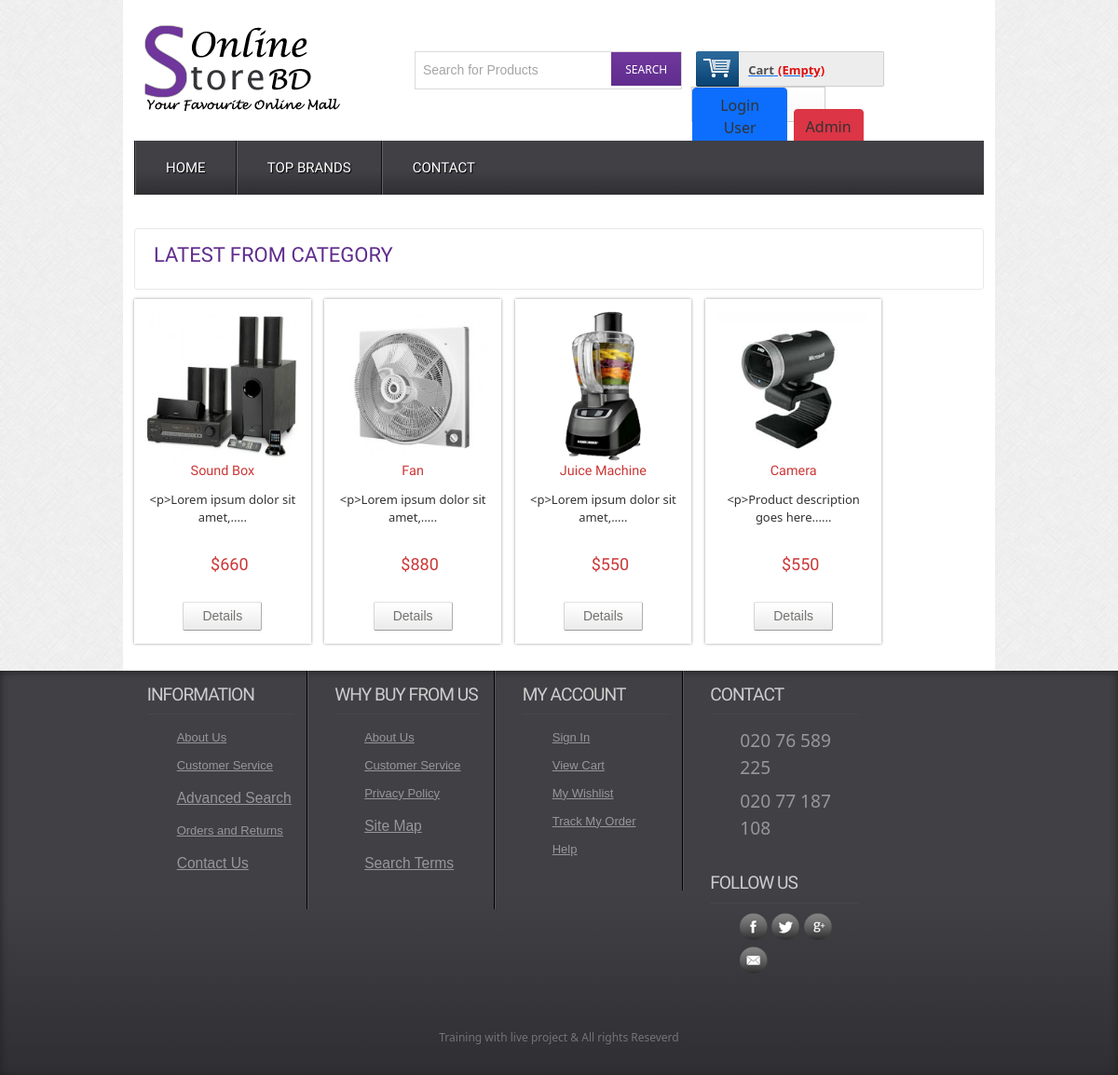
The app's page /productbycat.php?catId=22 with its own data.
### tables this page shows
CREATE TABLE `tbl_product` (
  `productId` int(11) NOT NULL,
  `productName` varchar(255) NOT NULL,
  `catId` int(11) NOT NULL,
  `brandId` int(11) NOT NULL,
  `body` text NOT NULL,
  `price` float NOT NULL,
  `image` varchar(255) NOT NULL,
  `type` tinyint(4) NOT NULL DEFAULT 0
);

### classes/Product.php (called while the page is built, shortened)
<?php
$filepath = realpath(dirname(__FILE__));
include_once($filepath.'/../lib/Database.php');
include_once($filepath.'/../helpers/Format.php');
 ?>
<?php
class Product
{
    private $db;
    public function __construct()
    {
        $this->db = new Database();
    }
    public function productByCat($catId)
    {
        $catId  = mysqli_real_escape_string($this->db->link, $catId);
        $query  = "SELECT * FROM tbl_product WHERE catId = '$catId'";
        $result = $this->db->select($query);
        return $result;
    }
}

### lib/Database.php (called while the page is built, shortened)
<?php
class Database
{
    public $host   = DB_HOST;
    public $user   = DB_USER;
    public $pass   = DB_PASS;
    public $dbname = DB_NAME;
    public $link;
    private function connectDB()
    {
        $this->link = new mysqli(
            $this->host,
            $this->user,
            $this->pass,
            $this->dbname
        );
    }
    public function select($query)
    {
        $result = $this->link->query($query) or
        die($this->link->error . __LINE__);
        if ($result->num_rows > 0) {
            return $result;
        } else {
            return false;
        }
    }
}

### helpers/Format.php (called while the page is built, shortened)
<?php
class Format
{
    public function textShorten($text, $limit = 400)
    {
        $text = $text . " ";
        $text = substr($text, 0, $limit);
        $text = substr($text, 0, strrpos($text, ' '));
        $text = $text . ".....";
        return $text;
    }
}

### productbycat.php (the view, shortened to what this page needs)
<?php include 'inc/header.php'; ?>
<?php
if (!isset($_GET['catId']) || $_GET['catId'] == null) {
    echo "<script>window.location = '404.php';</script>";
} else {
    $catId = preg_replace('/[^-a-zA-Z0-9_]/', '', $_GET['catId']);
}
 ?>
 <div class="main">
    <div class="content">
    	<div class="content_top">
    		<div class="heading">
    		<h3>Latest from Category</h3>
    		</div>
    	</div>
	      <div class="section group">
	      	<?php
              $productByCat = $pd->productByCat($catId);
              if ($productByCat) {
                  while ($result = $productByCat->fetch_assoc()) {
                      ?>
				<div class="grid_1_of_4 images_1_of_4">
					 <a href="details.php?proId=<?php echo $result['productId']; ?>"><img src="admin/<?php echo $result['image']; ?>" alt="" /></a>
					 <h2><?php echo $result['productName']; ?></h2>
					 <p><?php echo $fm->textShorten($result['body'], 40); ?></p>
					 <p><span class="price">$<?php echo $result['price']; ?></span></p>
				     <div class="button"><span><a href="details.php?proId=<?php echo $result['productId']; ?>" class="details">Details</a></span></div>
				</div>
				<?php
                  }
              } else {
                  echo "<script>window.location = '404.php';</script>";
              } ?>
			</div>
    </div>
 </div>
<?php include 'inc/footer.php'; ?>

### css/style.css (style rules this page uses)
html,body,div,span,applet,object,iframe,h1,h2,h3,h4,h5,h6,p,blockquote,pre,a,abbr,acronym,address,big,cite,code,del,dfn,em,img,ins,kbd,q,s,samp,small,strike,strong,sub,sup,tt,var,b,u,i,dl,dt,dd,ol,nav ul,nav li,fieldset,form,label,legend,table,caption,tbody,tfoot,thead,tr,th,td,article,aside,canvas,details,embed,figure,figcaption,footer,header,hgroup,menu,nav,output,ruby,section,summary,time,mark,audio,video { margin:0;padding:0;border:0;font-size:100%;font:inherit;vertical-align:baseline; }
a { text-decoration:none; }
img { max-width:100%; }
body { font-family:Arial, Helvetica, sans-serif; background:url(../images/body_bg3.jpg); }
.section { clear: both; padding: 0px; margin: 0px; }
.group:before, .group:after { content:""; display:table; }
.group:after { clear:both; }
.group { zoom:1; }
.content { padding:20px 0; background:#FFF; }
.content h2 { font-size:23px; color:#6C6C6C; font-family: 'Monda', sans-serif; }
.content_top { padding:15px 20px; border:1px solid #EBE8E8; border-radius:3px; }
.heading { float:left; margin-right:10%; }
.heading h3 { font-family: 'Monda', sans-serif; font-size:22px; color:#602D8D; text-transform:uppercase; }
.grid_1_of_4 { display: block; float:left; margin: 1% 0 1% 1.6%; box-shadow: 0px 0px 3px rgb(150, 150, 150); }
.grid_1_of_4:first-child { margin-left: 0; }
.images_1_of_4 { width: 20.8%; padding:1.5%; text-align:center; position:relative; }
.images_1_of_4 img { max-width:100%; }
.images_1_of_4 h2 { color: #CC3636; font-family: 'Monda', sans-serif; font-size:0.9em; font-weight : normal; }
.images_1_of_4 p { font-size:0.8125em; padding:0.4em 0; color: #333; }
.images_1_of_4 p span.price { font-size:18px; font-family: 'Monda', sans-serif; color: #CC3636; margin-left:15px; }
.images_1_of_4 .button { float: left; line-height: 1.9em; margin-top: 0.3em; width: 100%; }
.images_1_of_4 .button a { padding:7px 20px; font-size:0.8em; }
.images_1_of_4 .button a { font-family: "Trebuchet MS",Arial,Helvetica,sans-serif; font-size: 14px; line-height: 15px; text-transform: none; color: #737370; text-decoration: none!important; background: url(../images/button-bg.png) repeat-x 0 0 #E8E8E8; display: inline-block; border-left: 1px solid #D4D4D4!important; border-right: 1px solid #ADADAD!important; border-top: 1px solid #E0E0E0!important; border-bottom: 1px solid #9C9C9C!important; cursor: pointer!important; margin: 0 2px; border-radius: 2px; -moz-border-radius: 2px; -webkit-border-radius: 2px; -webkit-transition: all 0.5s ease; -moz-transition: all 0.5s ease; -o-transition: all 0.5s ease; transition: all 0.5s ease; }

### records on screen
tbl_product: image (picture), productName "Sound Box", body "<p>Lorem ipsum dolor sit amet,.....", price "660"
tbl_product: image (picture), productName "Fan", body "<p>Lorem ipsum dolor sit amet,.....", price "880"
tbl_product: image (picture), productName "Juice Machine", body "<p>Lorem ipsum dolor sit amet,.....", price "550"
tbl_product: image (picture), productName "Camera", body "<p>Product description goes here......", price "550"
